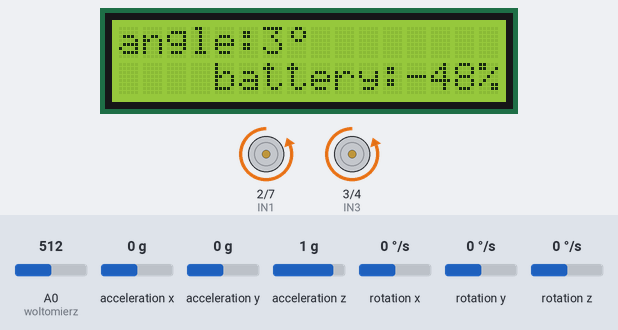
The sketch below on a simulated Arduino Uno, built with avr-gcc and run on an emulated ATmega328P. Shown: 16×2 character LCD, motor-driver pin pairs drawn as motors (green arrow = first pin HIGH = forward, orange = second pin HIGH = backward, longer = more drive, scaled by the enable pin). Inputs (shaded band) come from the test bench; at power-on: rotation x 0 °/s, acceleration y 0 g, A0 (woltomierz) = 512, acceleration x 0 g, acceleration z 1 g, rotation y 0 °/s, rotation z 0 °/s.

Above: at 1.2 s.
1.3 s: rotation x set to -192 °/s
At 1.78 s:
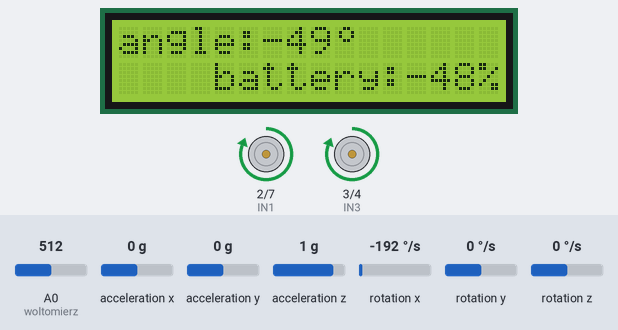
4.0 s: rotation x set to -100 °/s
At 6.94 s:
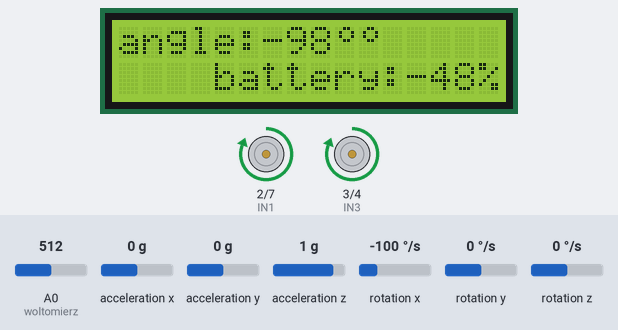
7.0 s: rotation x set to 100 °/s
At 7.24 s:
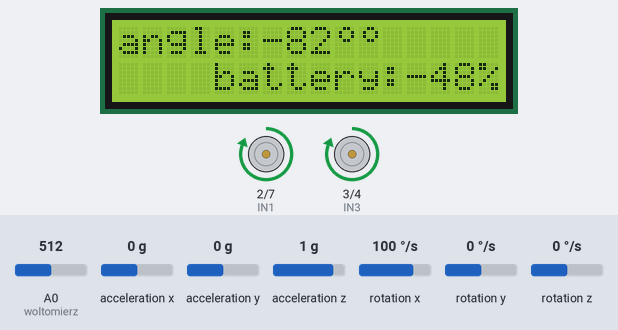
10.0 s: acceleration y set to -1 g
At 10.28 s:
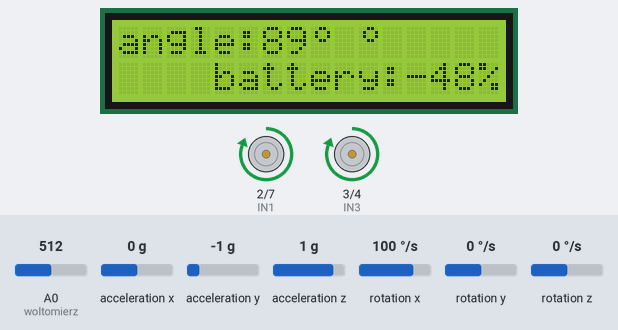
11.6 s: acceleration y set to -1.3 g
At 12.8 s:
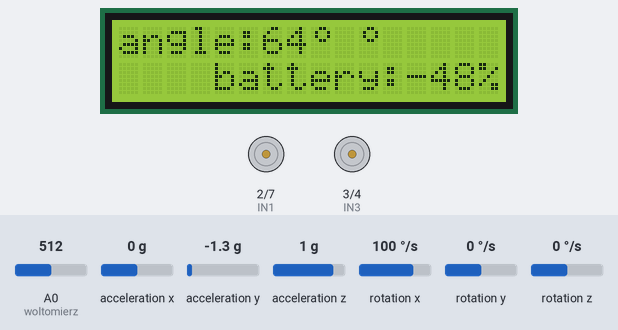
13.1 s: A0 (woltomierz) set to 582
At 13.7 s:
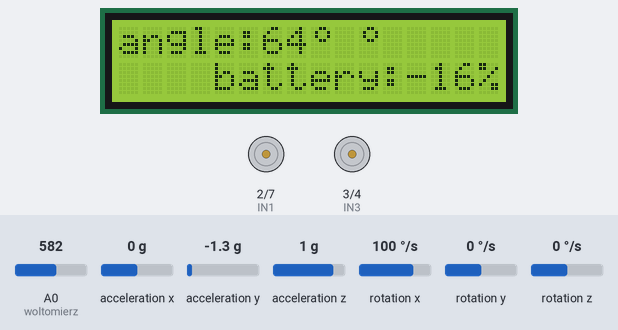
16.1 s: A0 (woltomierz) set to 603
Timing chart, 0 to 19.1 s (numbered marks = the images above; inputs shaded):
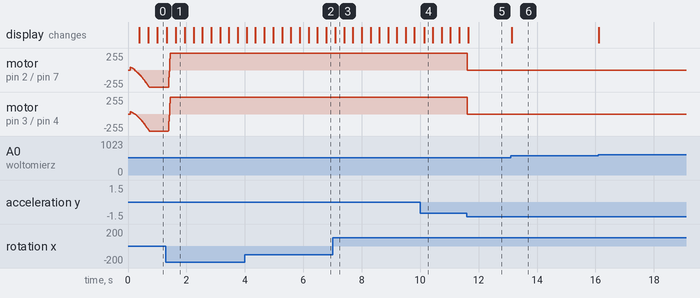

The sketch:

ROBOADI.ino
```cpp
#include <LiquidCrystal.h>

#include "Wire.h"
#include "SPI.h"
#include "I2Cdev.h"
#include "MPU6050.h"

LiquidCrystal lcd(13,12,11,10,9,8);

MPU6050 accelgyro;
int16_t ax, ay, az;
int16_t gx, gy, gz;

#define woltomierz A0

#define Gry_offset 0
#define Gyr_Gain 0.00763358
#define Angle_offset 1
#define RMotor_offset 0
#define LMotor_offset 5
#define pi 3.14159

long data;
int x, y;
float kp, ki, kd;
float r_angle, f_angle, omega;
float offset_kat = 3.25 ;
float L_Speed = -50;
float R_Speed = -50;
float LOutput,ROutput;
unsigned long preTime = 0;
float SampleTime = 0.08;
unsigned long lastTime;
float Input, Output;
float errSum, dErr, error, lastErr;
int timeChange;

float voltage =0;
float procent;

byte stopien[8]= {
  B00110,
  B01001,
  B01001,
  B00110,
  B00000,
  B00000,
  B00000,
  B00000,
};

int blue=0;

int IN1=2;
int IN2=7;
int ENA=5;

int IN3=3;
int IN4=4;
int ENB=6;

void setup() {
  lcd.createChar(0,stopien);
  lcd.begin(16,2);
  lcd.print("angle:");

  Wire.begin();
  accelgyro.initialize();
  pinMode(IN1,OUTPUT);
  pinMode(IN2,OUTPUT);
  pinMode(IN3,OUTPUT);
  pinMode(IN4,OUTPUT);
  pinMode(ENA,OUTPUT);
  pinMode(ENB,OUTPUT);
  pinMode(woltomierz, INPUT);
  Serial.begin(115200);
}

void loop() {
  accelgyro.getMotion6(&ax, &ay, &az, &gx, &gy, &gz);
  r_angle = (atan2(ay, az) * 180 / pi + Angle_offset + offset_kat);
  omega =  Gyr_Gain * (gx +  Gry_offset);

  bluetooth();
  akumulator();
  info();

  if (abs(r_angle)<45)
  {
    PID();
    PWMControl();
    // Status();
    delay(3);
  }
  else{
    analogWrite(ENA, 0);
    analogWrite(ENB, 0);
  }
}

void PID(){
  kp = 15;
  kd = 900;
  ki = 0.3;

  unsigned long now = millis();
  float dt = (now - preTime) / 1000.0;
  preTime = now;
  float K = 0.98;
  float A = K / (K + dt);
  f_angle = A * (f_angle + omega * dt) + (1 - A) * r_angle;

  timeChange = (now - lastTime);
  if(timeChange >= SampleTime){
    Input = f_angle;
    error = Input;
    errSum += error * timeChange;
    dErr = (error - lastErr) / timeChange;
    Output = kp * error + ki * errSum + kd * dErr;
    LOutput = Output + L_Speed ;
    ROutput = Output + R_Speed ;
    lastErr = error;
    lastTime = now;
  }
}

void PWMControl(){
  if(LOutput > 0){
    digitalWrite(IN1, LOW);
    digitalWrite(IN2, HIGH);
  }
  else if(LOutput < 0){
    digitalWrite(IN1, HIGH);
    digitalWrite(IN2, LOW);
  }
  else{
    digitalWrite(IN1, LOW);
    digitalWrite(IN2, LOW);
  }
  if(ROutput > 0){
    digitalWrite(IN3, LOW);
    digitalWrite(IN4, HIGH);
  }
  else if(ROutput < 0){
    digitalWrite(IN3, HIGH);
    digitalWrite(IN4, LOW);
  }
  else{
    digitalWrite(IN3, LOW);
    digitalWrite(IN4, LOW);
  }
  analogWrite(ENA, min(255, abs(LOutput) + LMotor_offset));
  analogWrite(ENB, min(255, abs(ROutput) + RMotor_offset));
}
void akumulator()
{
  voltage = 5.0 * ((float) analogRead(woltomierz)) / 1024.0;
  procent = (voltage - 3.01)*93.46;
}
void info()
{
  lcd.setCursor(6,0);
  lcd.print("    ");
  lcd.setCursor(14,1);
  lcd.print("  ");

  lcd.setCursor(6,0);
  lcd.print(f_angle, 0);
  lcd.write(byte(0));

  lcd.setCursor(4,1);
  lcd.print("battery:");
  lcd.print(procent, 0);
  lcd.print("%");
}
void Status()
{
  Serial.print("omega=");
  Serial.print(omega);
  Serial.print("\t");

  Serial.print("angle=");
  Serial.print(f_angle);
  Serial.print("\t");

  Serial.print("LOutput=");
  Serial.print(LOutput);
  Serial.print("\t");

  Serial.print("ROutput=");
  Serial.println(ROutput);
  Serial.print("\t");

  Serial.print("kp=");
  Serial.print(kp);
  Serial.print("\t");

  Serial.print("kd=");
  Serial.print(kd);
  Serial.print("\t");

  Serial.print("ki=");
  Serial.print(ki);
  Serial.print("\t");

  Serial.print("napiecie=");
  Serial.print(voltage);
  Serial.print("\t");

  Serial.print("bateria=");
  Serial.print(procent);
  Serial.print("\t");
}

void bluetooth()
{
  if(Serial.available() > 0)
  {
    blue=Serial.read();

    if(blue == 'a')
    {
      offset_kat = 5;
    }

    if(blue == 'b')
    {
      L_Speed =-50;
      R_Speed =0;
    }

    if(blue == 'c')
    {
      offset_kat = 1;
    }

    if(blue == 'd')
    {
      L_Speed =0;
      R_Speed =-50;
    }

    if (blue == 'x')
    {
      L_Speed =-50;
      R_Speed =-50;
      offset_kat= 3.25;
    }
  }
}
```

Measured:
- the behaviour switches between -1.1 and -1.2 g on acceleration y (found by bisection; images 4 and 5)
- after the input at 1.3 s, motor on pin 2 (IN1) / pin 7 (IN2): backward 255/255 → forward 255/255 after 0.09 s; motor on pin 3 (IN3) / pin 4 (IN4): backward 255/255 → forward 255/255 after 0.08 s; the display: first changes at once (image 1 shows a later state)
- after the input at 11.6 s, motor on pin 2 (IN1) / pin 7 (IN2), motor on pin 3 (IN3) / pin 4 (IN4): forward 255/255 → stopped at once
- after the input at 13.1 s, the display: changes at once (image 6)
